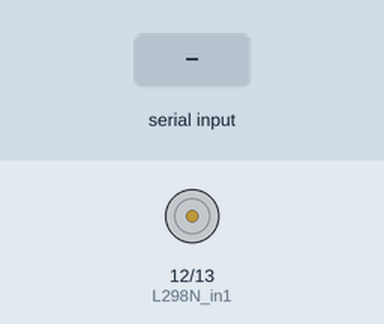
This sketch was run on a simulated Arduino Uno, built with avr-gcc and run on an emulated ATmega328P. Parts: motor-driver pin pairs drawn as motors (green arrow = first pin HIGH = forward, orange = second pin HIGH = backward, longer = more drive, scaled by the enable pin). The test bench sets the inputs (shaded band).

Above: at 1.2 s.
1.3 s: "90,45\n" received over Serial
At 3.5 s:
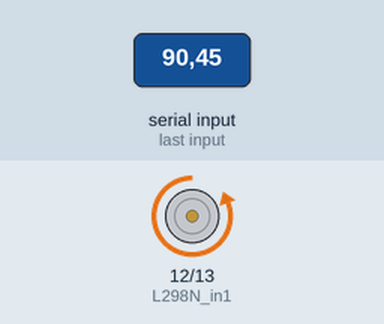
Timing chart, 0 to 5.0 s (numbered marks = the images above; inputs shaded):
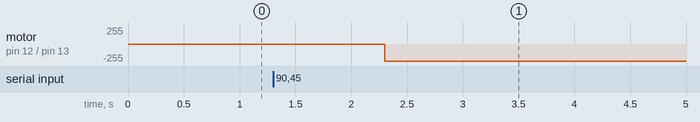

Measured:
- after the input at 1.3 s, motor on pin 12 (L298N_in1) / pin 13 (L298N_in2): stopped → backward 255/255 after 1.0 s

The sketch:

simple_motor_control.ino
```cpp
// L298N H-Bridge Connection PINs
#define L298N_enA 9  // PWM
#define L298N_in1 12  // Dir Motor A
#define L298N_in2 13  // Dir Motor A

float cmd = 0;

void setup() {
  // Set pin modes
  pinMode(L298N_enA, OUTPUT);
  pinMode(L298N_in1, OUTPUT);
  pinMode(L298N_in2, OUTPUT);

  Serial.begin(115200);
}

void loop() {
  if (Serial.available())
  {
    cmd = Serial.readString().toFloat();

    analogWrite(L298N_enA, cmd*100);

    if (cmd > 0.0) {
      // Set Motor Rotation Direction
      digitalWrite(L298N_in1, LOW);
      digitalWrite(L298N_in2, HIGH);
    }


  }
}
```
